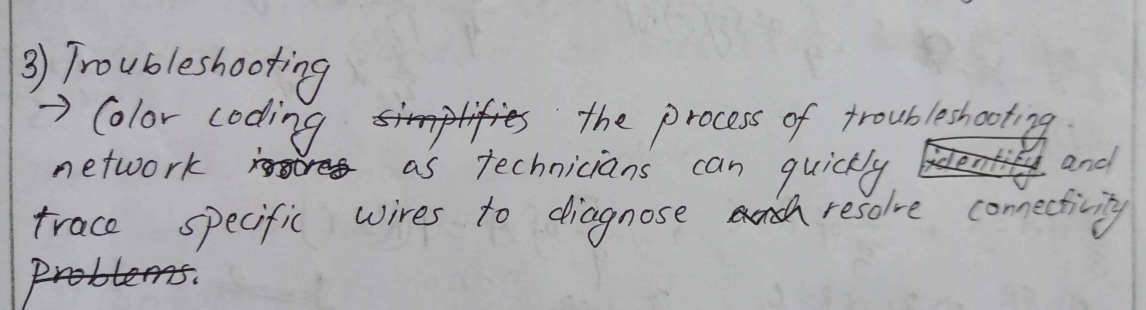
#> input picture test_images/try1.jpg, 3437 x 928 px (shown at 1/3 size)
$ python -i image_processing.py   (imports and definitions only)
#> lines starting #> are read from the running program, lines starting #| are printed output that depends on the picture; after the words box and inside, x2 and y2 are one past the last pixel; in counts of white or black regions, pixels touching at a corner belong together
#> further down, picture is the input picture: shape (928, 3437, 3); mean B, G, R 176.1, 173.7, 174
# [13 lines of commented-out code are left out]


import cv2
import numpy as np
from PIL import Image, ImageOps

# def preprocess_image(image, target_size=(224, 224)):
#     """
#     Preprocess text image with resize first and padding after preprocessing.

#     Parameters:
#         image (PIL.Image or numpy.ndarray): Input image in BGR format or PIL format.
#         target_size (tuple): The target size for resizing while maintaining aspect ratio.

#     Returns:
#         PIL.Image: The preprocessed (binarized) image with black text on white background.
#     """
#     # Convert PIL Image to numpy array if necessary
#     if isinstance(image, Image.Image):
#         image = np.array(image)

#     # Convert BGR to RGB and then to grayscale
#     if len(image.shape) == 3:
#         image_rgb = cv2.cvtColor(image, cv2.COLOR_BGR2RGB)
#         image_gray = cv2.cvtColor(image_rgb, cv2.COLOR_RGB2GRAY)
#     else:
#         image_gray = image  # Already grayscale

#     # Convert to PIL image and resize while maintaining aspect ratio
#     image_pil = Image.fromarray(image_gray)
#     image_pil.thumbnail(target_size, Image.Resampling.LANCZOS)

#     # Convert back to numpy array
#     image_np = np.array(image_pil, dtype=np.float32)

#     # Apply Gaussian blur to reduce noise
#     # image_np = cv2.GaussianBlur(image_np, (3, 3), 0)

#     # Enhance contrast using CLAHE (Contrast Limited Adaptive Histogram Equalization)
#     clahe = cv2.createCLAHE(clipLimit=1.5, tileGridSize=(8, 8))
#     image_np = clahe.apply(image_np.astype(np.uint8))

#     # Calculate mean intensity for dynamic thresholding
#     mean_intensity = np.mean(image_np)

#     # Define adaptive thresholding parameters based on mean intensity
#     block_size = 15 if mean_intensity > 127 else 11
#     C = 10 if mean_intensity > 127 else 2

#     # Apply adaptive thresholding
#     image_binarized = cv2.adaptiveThreshold(
#         image_np,
#         255,
#         cv2.ADAPTIVE_THRESH_GAUSSIAN_C,
#         cv2.THRESH_BINARY,
#         block_size,
#         C
#     )

#     # Apply morphological operations to clean up noise
#     kernel = np.ones((2, 2), np.uint8)
#     image_binarized = cv2.morphologyEx(image_binarized, cv2.MORPH_CLOSE, kernel)

#     # Convert back to PIL image for padding
#     image_pil = Image.fromarray(image_binarized)

#     # Apply padding to maintain size
#     image_padded = ImageOps.pad(image_pil, target_size, method=Image.Resampling.NEAREST, color=255)

#     # Convert to RGB with black text on white background
#     image_rgb = ImageOps.colorize(image_padded, black="black", white="white")

#     return image_rgb


# import cv2
# import numpy as np
# from PIL import Image, ImageOps

# def preprocess_image(image, target_size=(224, 224)):
#     """
#     Preprocess text image with resize first and padding after preprocessing.

#     Parameters:
#         image (PIL.Image or numpy.ndarray): Input image in BGR format or PIL format.
#         target_size (tuple): The target size for resizing while maintaining aspect ratio.

#     Returns:
#         PIL.Image: The preprocessed (binarized) image with black text on white background.
#     """
#     # Convert PIL Image to numpy array if necessary
#     if isinstance(image, Image.Image):
#         image = np.array(image)

#     # Convert BGR to RGB and then to grayscale
#     if len(image.shape) == 3:
#         image_rgb = cv2.cvtColor(image, cv2.COLOR_BGR2RGB)
#         image_gray = cv2.cvtColor(image_rgb, cv2.COLOR_RGB2GRAY)
#     else:
#         image_gray = image  # Already grayscale

#     # Convert to PIL image and resize while maintaining aspect ratio
#     image_pil = Image.fromarray(image_gray)
#     image_pil.thumbnail(target_size, Image.Resampling.LANCZOS)

#     # Convert back to numpy array
#     image_np = np.array(image_pil, dtype=np.uint8)

#     # Calculate mean intensity for dynamic thresholding
#     mean_intensity = np.mean(image_np)

#     # Define adaptive thresholding parameters based on mean intensity
#     block_size = 15 if mean_intensity > 127 else 11
#     C = 10 if mean_intensity > 127 else 2

#     # Apply adaptive thresholding
#     image_binarized = cv2.adaptiveThreshold(
#         image_np,
#         255,
#         cv2.ADAPTIVE_THRESH_GAUSSIAN_C,
#         cv2.THRESH_BINARY,
#         block_size,
#         C
#     )

#     # Apply morphological operations to clean up noise
#     kernel = np.ones((2, 2), np.uint8)
#     image_binarized = cv2.morphologyEx(image_binarized, cv2.MORPH_CLOSE, kernel)

#     # Convert back to PIL image for padding
#     image_pil = Image.fromarray(image_binarized)

#     # Apply padding to maintain size
#     image_padded = ImageOps.pad(image_pil, target_size, method=Image.Resampling.NEAREST, color=255)

#     # Convert to RGB with black text on white background
#     image_rgb = ImageOps.colorize(image_padded, black="black", white="white")

#     return image_rgb


import cv2
import numpy as np
from PIL import Image, ImageOps

def preprocess_image(image, target_size=(224, 224)):
    """
    Preprocess text image with improved adaptive thresholding for zoomed small text.

    Parameters:
        image (PIL.Image or numpy.ndarray): Input image.
        target_size (tuple): Target size for resizing.

    Returns:
        PIL.Image: The processed binarized image.
    """
#> called with target_size = (224, 224)
    if isinstance(image, Image.Image):
        image = np.array(image)

    # Convert BGR to grayscale
    if len(image.shape) == 3:
        image_gray = cv2.cvtColor(image, cv2.COLOR_BGR2GRAY)
    else:
        image_gray = image

    # Resize while maintaining aspect ratio
    image_pil = Image.fromarray(image_gray)
    image_pil.thumbnail(target_size, Image.BILINEAR)
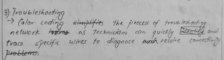
#> image_pil: PIL image 224x60 L; min 66, max 193, mean 174.1

    # Convert to numpy array
    image_np = np.array(image_pil, dtype=np.uint8)

    # Estimate text density (ratio of text pixels to total pixels)
    text_pixels = np.sum(image_np < 200)  # Count dark pixels
#> text_pixels = 13440
    total_pixels = image_np.shape[0] * image_np.shape[1]
#> total_pixels = 13440
    text_density = text_pixels / total_pixels  # Compute density
#> text_density = 1

    # Dynamically adjust block size based on text density
    if text_density < 0.02:  # Very small zoomed-in text
        block_size = 7
        C = 5
    elif text_density < 0.1:  # Medium text
        block_size = 11
        C = 7
    else:  # Large text
        block_size = 15
        C = 10

    # Choose thresholding method based on text density
    if text_density < 0.015:  # Very low-density text (switch to Otsu)
        _, image_binarized = cv2.threshold(image_np, 0, 255, cv2.THRESH_BINARY + cv2.THRESH_OTSU)
    else:
        image_binarized = cv2.adaptiveThreshold(
            image_np, 255, cv2.ADAPTIVE_THRESH_GAUSSIAN_C,
            cv2.THRESH_BINARY, block_size, C
        )
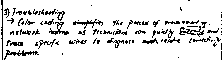
#> image_binarized: shape (60, 224); 88.1% white; black in thin lines or dots

    # Apply Morphological Opening to remove small noise dots
    kernel = np.ones((2, 2), np.uint8)
    image_binarized = cv2.morphologyEx(image_binarized, cv2.MORPH_CLOSE, kernel)
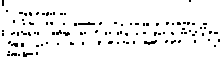
#> image_binarized: shape (60, 224); 94.1% white; black in thin lines or dots

    # Convert to PIL Image and pad to target size
    image_pil = Image.fromarray(image_binarized)
    image_padded = ImageOps.pad(image_pil, target_size, method=Image.Resampling.NEAREST, color=255)
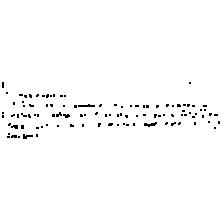
#> image_padded: PIL image 224x224 L; 98.4% white; black in thin lines or dots, all inside (x1, y1, x2, y2) = (2, 82, 220, 139)

    # Convert to RGB with black text on white background
    image_rgb = ImageOps.colorize(image_padded, black="black", white="white")

    return image_rgb


# [54 lines left out: function updated_preprocess_image, not called in this run]

>>> import cv2
>>> picture = cv2.imread('../test_images/try1.jpg')
>>> result = preprocess_image(picture)

$ run again, on test_images/try2.jpg
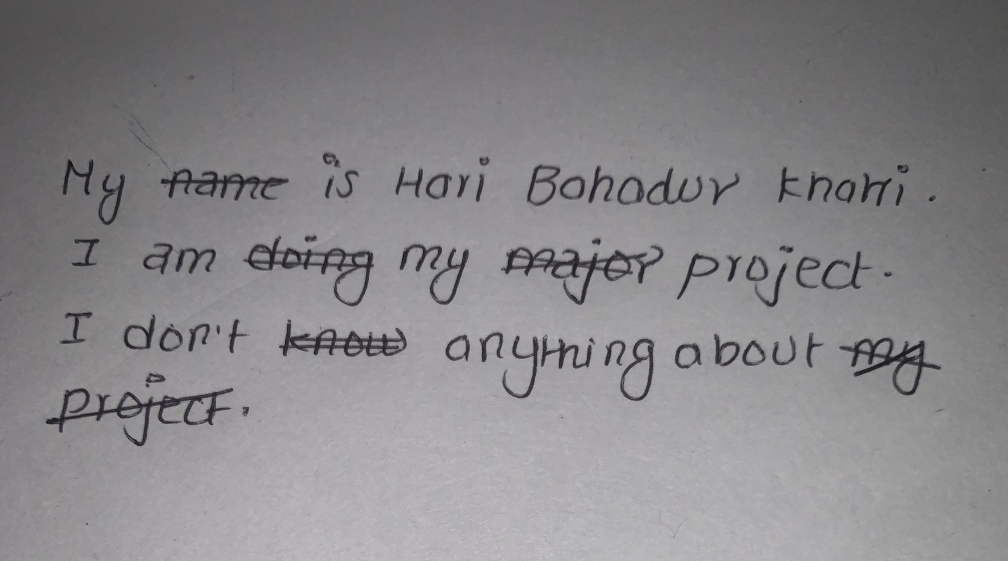
#> input picture test_images/try2.jpg, 3024 x 1683 px (shown at 1/3 size)
#> picture is the input picture: shape (1683, 3024, 3); mean B, G, R 136.6, 134.4, 135.6
#> text_pixels = 28000
#> text_density = 1
#> in preprocess_image, `image_binarized = cv2.adaptiveThreshold( image_np, 255, cv2.ADAPTIVE_T..`:
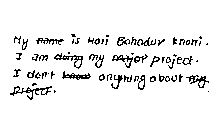
#> image_binarized: shape (125, 224); 93.6% white; black in thin lines or dots, all inside (x1, y1, x2, y2) = (10, 34, 209, 100)
#> in preprocess_image, `image_padded = ImageOps.pad(image_pil, target_size, method=Image.Resam..`:
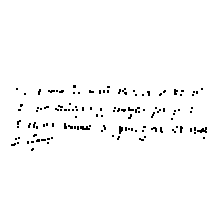
#> image_padded: PIL image 224x224 L; 98.2% white; black in thin lines or dots, all inside (x1, y1, x2, y2) = (11, 85, 207, 151)
